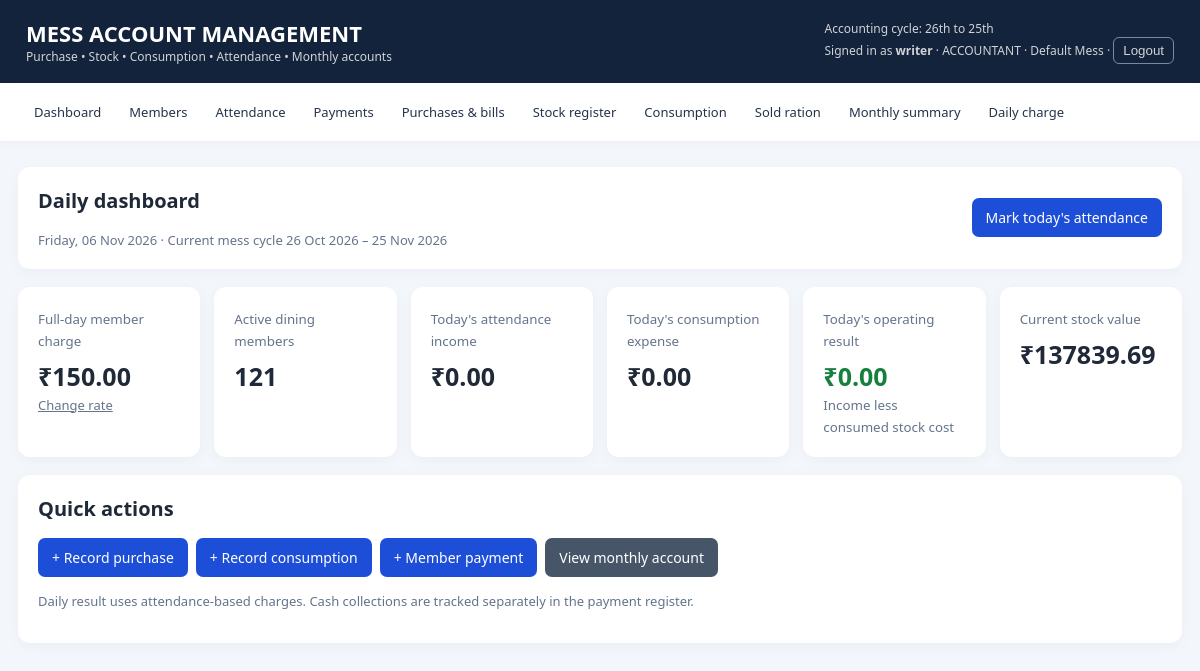
The page / (signed in) on the database its author committed.
### mess/models.py (models this page shows, shortened)
class UserMessAccess(models.Model):
    CO = "CO"
    OC = "OC"
    ACCOUNTANT = "ACCOUNTANT"
    ROLE_CHOICES = [
        (CO, "Commanding Officer (CO) – dashboards of assigned messes"),
        (OC, "Officer Commanding (OC) – dashboard of one assigned mess"),
        (ACCOUNTANT, "Accountant – full access to one assigned mess"),
    ]
    user = models.ForeignKey(settings.AUTH_USER_MODEL, on_delete=models.CASCADE, related_name="mess_accesses")
    mess = models.ForeignKey(Mess, on_delete=models.CASCADE, related_name="user_accesses")
    role = models.CharField(max_length=20, choices=ROLE_CHOICES)
    class Meta:
        constraints = [models.UniqueConstraint(fields=["user", "mess"], name="uniq_user_mess_access")]
        ordering = ["user__username", "mess__name"]

class Mess(models.Model):
    name = models.CharField(max_length=150, unique=True)
    code = models.CharField(max_length=30, unique=True, blank=True)
    address = models.TextField(blank=True)
    is_active = models.BooleanField(default=True)
    created_at = models.DateTimeField(auto_now_add=True)

class TenantModel(models.Model):
    mess = models.ForeignKey(Mess, on_delete=models.PROTECT, related_name="%(class)s_records")
    objects = TenantManager()
    all_objects = models.Manager()
    class Meta:
        abstract = True

class MessSetting(TenantModel):
    full_daily_charge = models.DecimalField(max_digits=9, decimal_places=2, default=0, help_text="Full-day charge per member")
    updated_at = models.DateTimeField(auto_now=True)
    @classmethod
    def current(cls):
        active_id = get_active_mess_id()
        if active_id:
            obj, _ = cls.objects.get_or_create(mess_id=active_id, defaults={"full_daily_charge": 0})
            return obj
        return cls.objects.order_by("mess_id").first() or cls(full_daily_charge=0)

### mess/views.py (the view, shortened to what this page needs)
# urls.py: path("", login_required(views.dashboard), name="dashboard"), path("settings/", login_required(views.settings_view), name="settings"),
def dashboard(request):
    today = timezone.localdate()
    start, end = cycle_dates(today)
    setting = MessSetting.current()
    consumed_cost = sum((c.total_cost for c in Consumption.objects.filter(date=today)), Decimal("0"))
    daily_income = sum((a.charge for a in Attendance.objects.filter(date=today).select_related("member")), Decimal("0"))
    sold_today = sum((r.total_amount for r in SoldRation.objects.filter(date=today)), Decimal("0"))
    daily_income += sold_today
    return render(request, "mess/dashboard.html", {
        "today": today, "start": start, "end": end, "setting": setting,
        "members": Member.objects.filter(active=True).count(),
        "stock_value": sum((i.stock_value for i in StockItem.objects.all()), Decimal("0")),
        "consumed_cost": consumed_cost, "daily_income": daily_income,
        "daily_result": daily_income-consumed_cost,
        "low_stock": StockItem.objects.filter(quantity__lte=0),
    })

### mess/models.py (called while the page is built)
def set_tenant_context(scope, active_mess_id=None):
    return (_tenant_scope.set(scope), _active_mess_id.set(active_mess_id))

def reset_tenant_context(tokens):
    _tenant_scope.reset(tokens[0])
    _active_mess_id.reset(tokens[1])

def get_active_mess_id():
    return _active_mess_id.get()

    def get_queryset(self):
        qs = super().get_queryset()
        scope = _tenant_scope.get()
        if scope is not None:
            return qs.filter(mess_id__in=scope)
        return qs

    @property
    def stock_value(self): return (self.quantity or Decimal('0')) * (self.average_unit_cost or Decimal('0'))

### mess/views.py (called while the page is built)
def cycle_dates(value):
    if value.day >= 26:
        start = value.replace(day=26)
        next_month = (value.replace(day=28) + timedelta(days=4)).replace(day=1)
        end = next_month.replace(day=25)
    else:
        prev_month_last = value.replace(day=1) - timedelta(days=1)
        start = prev_month_last.replace(day=26)
        end = value.replace(day=25)
    return start, end

### mess/templates/mess/dashboard.html
{% extends 'mess/base.html' %}{% block title %}Dashboard | Mess Accounts{% endblock %}{% block content %}<div class="panel"><div style="display:flex;justify-content:space-between;gap:12px;align-items:center;flex-wrap:wrap"><div><h2>Daily dashboard</h2><div class="muted">{{ today|date:"l, d M Y" }} · Current mess cycle {{ start|date:"d M Y" }} – {{ end|date:"d M Y" }}</div></div><a class="btn" href="/attendance/?date={{ today|date:'Y-m-d' }}">Mark today's attendance</a></div></div><div class="metric-grid"><div class="metric"><small>Full-day member charge</small><strong>₹{{ setting.full_daily_charge }}</strong><a href="/settings/" class="muted">Change rate</a></div><div class="metric"><small>Active dining members</small><strong>{{ members }}</strong></div><div class="metric"><small>Today's attendance income</small><strong>₹{{ daily_income|floatformat:2 }}</strong></div><div class="metric"><small>Today's consumption expense</small><strong>₹{{ consumed_cost|floatformat:2 }}</strong></div><div class="metric"><small>Today's operating result</small><strong class="{% if daily_result < 0 %}negative{% else %}positive{% endif %}">₹{{ daily_result|floatformat:2 }}</strong><small>Income less consumed stock cost</small></div><div class="metric"><small>Current stock value</small><strong>₹{{ stock_value|floatformat:2 }}</strong></div></div><div class="panel"><h2>Quick actions</h2><div class="actions"><a class="btn" href="/purchases/add/">+ Record purchase</a><a class="btn" href="/consumption/add/">+ Record consumption</a><a class="btn" href="/payments/add/">+ Member payment</a><a class="btn secondary" href="/summary/">View monthly account</a></div><p class="muted">Daily result uses attendance-based charges. Cash collections are tracked separately in the payment register.</p></div>{% endblock %}

### mess/templates/mess/base.html (shortened to what this page needs)
<!doctype html><html lang="en"><head><meta charset="utf-8"><meta name="viewport" content="width=device-width, initial-scale=1"><title>{% block title %}Mess Accounts{% endblock %}</title></head><body><header><div><h1>MESS ACCOUNT MANAGEMENT</h1><div class="sub">Purchase • Stock • Consumption • Attendance • Monthly accounts</div></div><div class="sub">Accounting cycle: 26th to 25th<br>{% if request.user.is_authenticated %}Signed in as <strong>{{ request.user.username }}</strong>{% if request.mess_role %} · {{ request.mess_role }}{% endif %}{% if request.active_mess %} · {{ request.active_mess.name }}{% endif %} · <form method="post" action="{% url 'logout' %}" style="display:inline">{% csrf_token %}<button type="submit" style="background:transparent;color:white;border:1px solid #94a3b8;border-radius:6px;padding:5px 9px;cursor:pointer">Logout</button></form>{% endif %}</div></header><nav><a href="/">Dashboard</a>{% if request.mess_role == "ACCOUNTANT" or request.mess_role == "SUPERUSER" %}<a href="/members/">Members</a><a href="/attendance/">Attendance</a><a href="/payments/">Payments</a><a href="/purchases/">Purchases & bills</a><a href="/stock/">Stock register</a><a href="/consumption/">Consumption</a><a href="/sold-ration/">Sold ration</a><a href="/summary/">Monthly summary</a><a href="/settings/">Daily charge</a>{% endif %}{% if request.user.is_superuser %}<a href="/admin/">Admin / User mapping</a>{% endif %}</nav>
<main>{% if messages %}<ul class="messages">{% for message in messages %}<li>{{ message }}</li>{% endfor %}</ul>{% endif %}{% block content %}{% endblock %}</main></body></html>

### mess/templates/mess/base.html (style rules this page uses)
:root { --navy:#13233b;--blue:#1d4ed8;--bg:#f3f6fb;--text:#1f2937 }
* { box-sizing:border-box }
body { margin:0;font-family:Segoe UI,Arial,sans-serif;background:var(--bg);color:var(--text) }
header { background:var(--navy);color:white;padding:18px 26px;display:flex;justify-content:space-between;align-items:center;gap:12px;flex-wrap:wrap }
header h1 { margin:0;font-size:22px }
.sub { font-size:12px;opacity:.8 }
nav { background:#fff;padding:12px 24px;display:flex;gap:8px;flex-wrap:wrap;box-shadow:0 2px 8px #0000000a }
nav a { color:#243449;text-decoration:none;padding:8px 10px;border-radius:7px;font-size:13px }
main { max-width:1200px;margin:26px auto;padding:0 18px }
.panel,.metric { background:white;border-radius:12px;padding:20px;box-shadow:0 3px 14px #12233b0a;margin-bottom:18px }
.metric-grid { display:grid;grid-template-columns:repeat(auto-fit,minmax(180px,1fr));gap:14px }
.metric small { color:#64748b }
.metric strong { display:block;font-size:25px;margin-top:8px }
.positive { color:#15803d }
h2 { margin-top:0;font-size:20px }
.btn { display:inline-block;background:var(--blue);color:white;border:0;border-radius:7px;padding:10px 14px;text-decoration:none;cursor:pointer;font-size:14px }
.btn.secondary { background:#475569 }
.actions { display:flex;gap:8px;flex-wrap:wrap;margin-bottom:15px }
.muted { color:#64748b;font-size:13px }

### rows shown on the page
UserMessAccess: mess_role "ACCOUNTANT"
Mess: active_mess.name "Default Mess"
MessSetting: full_daily_charge "150.00"

### other values the page prints
{{ request.user.username }} "writer"
{{ today|date:"l, d M Y" }} "Friday, 06 Nov 2026"
{{ start|date:"d M Y" }} "26 Oct 2026"
{{ end|date:"d M Y" }} "25 Nov 2026"
{{ members }} "121"
{{ daily_income|floatformat:2 }} "0.00"
{{ consumed_cost|floatformat:2 }} "0.00"
{{ daily_result|floatformat:2 }} "0.00"
{{ stock_value|floatformat:2 }} "137839.69"
